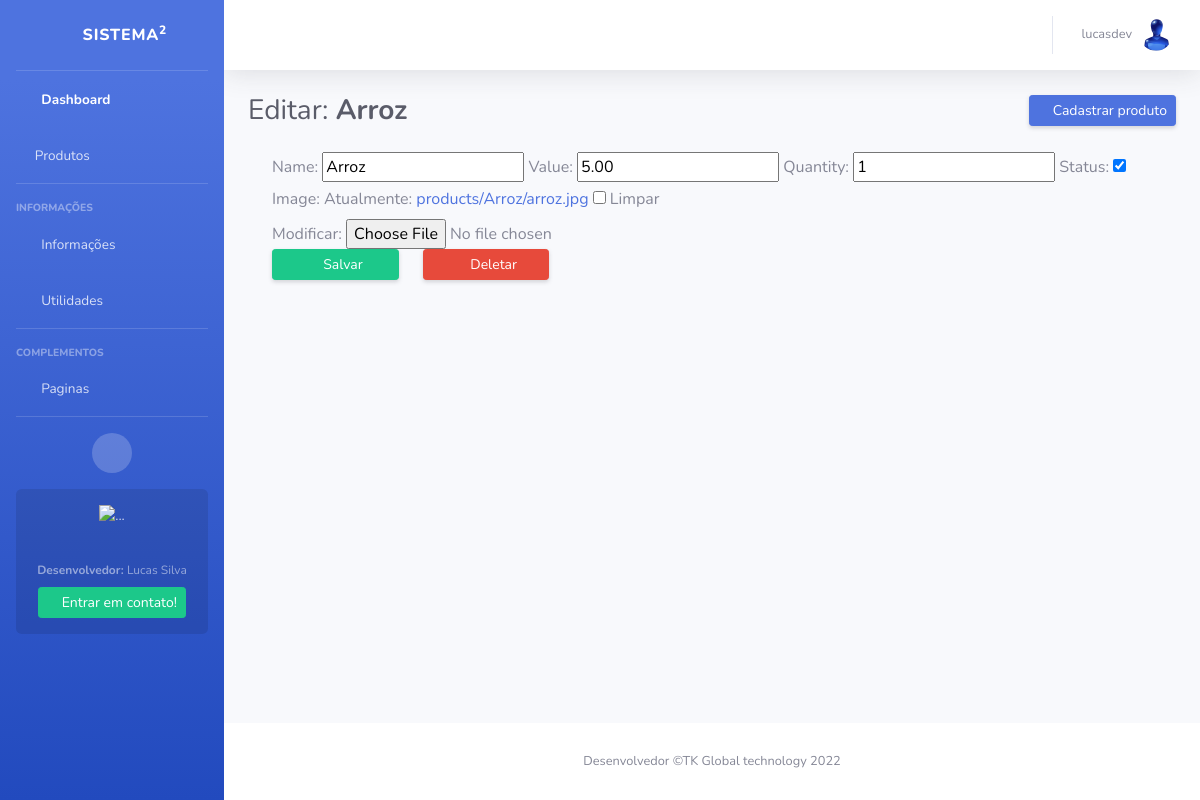
Page /produtos/editar/2 (signed in) on the committed database.
### apps/users/models/user_model.py (models this page shows, shortened)
class ProfileUser(models.Model):
    user = models.OneToOneField(User, on_delete=models.CASCADE)
    idade = models.IntegerField(null=True, blank=True, default=0, db_column='idade')
    cidade = models.CharField(max_length=20, null=True, blank=True, db_column='cidade')
    contato = models.CharField(max_length=11, null=True, blank=True, db_column='contato')
    endereco = models.CharField(max_length=20, null=True, blank=True, db_column='endereco')
    numero_casa = models.IntegerField(null=True, blank=True, db_column='numero_casa')
    data_nascimento = models.DateField(null=True, blank=True, db_column='data_nascimento')
    imagem_perfil = models.ImageField(default='usuario.png', upload_to=upload_to, null=True, blank=True, db_column='imagem_perfil')
    data_cadastro = models.DateTimeField(auto_now_add=True, db_column='data_cadastro')
    data_update = models.DateTimeField(auto_now=True, db_column='data_update')
    class Meta:
        db_table = 'profile_user'
        verbose_name = 'Perfil'
        verbose_name_plural = 'Perfis'

### apps/products/models/products.py (models this page shows, shortened)
class Products(models.Model):
    code = models.IntegerField(default=gerar_id, editable=False)
    created_by = models.ForeignKey(User, on_delete=models.CASCADE)
    name = models.CharField(max_length=50)
    value = models.DecimalField(max_digits=9, decimal_places=2)
    quantity = models.IntegerField(default=1, null=True, blank=True)
    status = models.BooleanField(default=True)
    image = models.ImageField(upload_to=upload_to, default='image.jpg', null=True, blank=True)
    date_create = models.DateTimeField(auto_now_add=True)
    date_update = models.DateTimeField(auto_now=True)
    """Aqui servirá para mostrar apenas produtos do usuario"""
    class Meta:
        db_table = 'products'
        verbose_name = 'Produto'
        verbose_name_plural = 'Produtos'
        ordering = ('-date_create',)

### apps/products/views/products.py (the view, shortened to what this page needs)
# urls.py: path('editar/<int:pk>', EditproductView.as_view(), name='product-edit'),
class EditproductView(LoginRequiredMixin, UpdateView):
    template_name = "edit-product.html"
    edirect_field_name = 'login'
    model = Products
    fields=['name', 'value',
            'quantity', 'status',
            'image']

### apps/products/templates/edit-product.html (shortened to what this page needs)
{% extends 'base.html' %}
{% load static %}
{% load bootstrap_tags %}
{% block body %}
<div class="container-fluid">
    <div class="d-sm-flex align-items-center justify-content-between mb-4">
        <h1 class="h3 mb-0 text-gray-800">Editar: <strong> {{ object.name }}</strong></h1>
        <a href="{% url 'create-product' %}" class="d-none d-sm-inline-block btn btn-sm btn-primary shadow-sm float-right">
            <i class="fas fa-plus-square text-white-50"></i> Cadastrar produto
        </a>
    </div>
    <form class="container" action="" method="POST" enctype="multipart/form-data">
        {{ form|as_bootstrap }}
        <div class="row">
            <div class="col-sm col-md-2">
                <button class="d-none d-sm-inline-block btn btn-sm btn-success shadow-sm float-left col-md-12" type="submit">
                    <i class="fas fa-save mt-1 fa-sm fa-fw text-gray-100 float-left"></i>Salvar
                </button>
            </div>
            <div class="col-sm col-md-2">
                <a class="d-none d-sm-inline-block btn btn-sm btn-danger shadow-sm float-left col-md-12" href="#" data-toggle="modal" data-target="#deleteModal">
                    <i class="fas fa-trash mt-1 fa-sm fa-fw text-gray-100 float-left"></i>
                    Deletar
                </a>
            </div>
        </div>
    </form>
</div>
{% endblock body %}

### templates/navbar.html (shortened to what this page needs)
<nav class="navbar navbar-expand navbar-light bg-white topbar mb-4 static-top shadow">
    <ul class="navbar-nav ml-auto">
        <li class="nav-item dropdown no-arrow">
            <a class="nav-link dropdown-toggle" href="#" id="userDropdown" role="button"data-toggle="dropdown" aria-haspopup="true" aria-expanded="false">
                <span class="mr-2 d-none d-lg-inline text-gray-600 small">
                {% if request.user.is_authenticated %}{{ request.user.username }}</span>
                    <img class="img-profile rounded-circle" src="{{ request.user.profileuser.imagem_perfil.url }}">
                {% else %}
                    Usuário deslogado
                {% endif %}
            </a>
        </li>
    </ul>
</nav>

### rows in the picture
Products: name "Arroz", value "5.00", quantity "1", status "☑"

### other values in the picture
{{ request.user.username }} "lucasdev"
